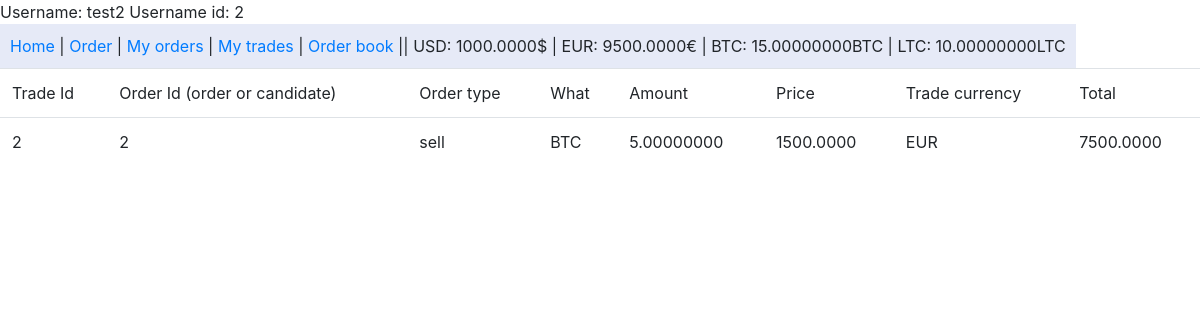
/my-trades/ (signed in), run on an earlier commit of the app's database.
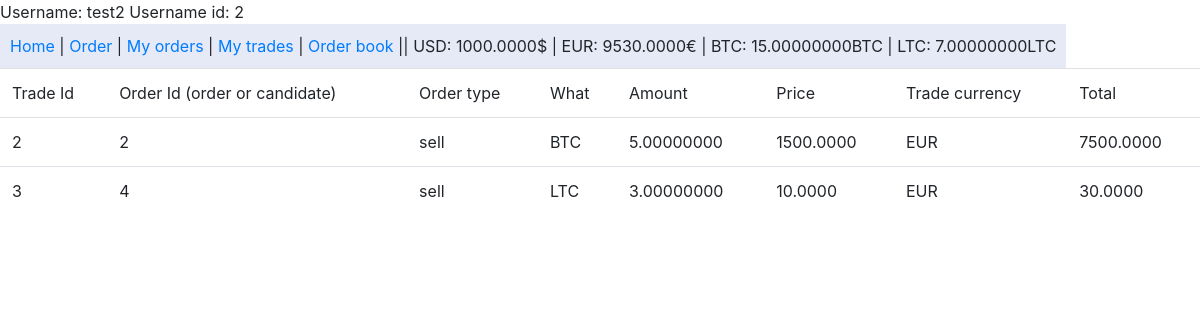
And on a later commit of the database.
### account/models.py (models this page shows)
class Account(SkeletonU):
    user = models.ForeignKey(User, related_name='%(app_label)s_%(class)s_user', on_delete=models.DO_NOTHING)
    usd = models.DecimalField('USD', max_digits=16, decimal_places=4, null=False, blank=False, default=0)
    eur = models.DecimalField('EUR', max_digits=16, decimal_places=4, null=False, blank=False, default=0)
    btc = models.DecimalField('BTC', max_digits=16, decimal_places=8, null=False, blank=False, default=0)
    ltc = models.DecimalField('LTC', max_digits=16, decimal_places=8, null=False, blank=False, default=0)

### trade/models.py (models this page shows)
class Trade(Skeleton):
    order = models.ForeignKey(Order, related_name='%(app_label)s_%(class)s_order', on_delete=models.DO_NOTHING)
    candidate = models.ForeignKey(Order, related_name='%(app_label)s_%(class)s_candidate', on_delete=models.DO_NOTHING)
    amount = models.DecimalField('Amount', max_digits=16, decimal_places=8, null=False, blank=False, default=0)
    price = models.DecimalField('Price', max_digits=10, decimal_places=4, null=False, blank=False, default=0)
    total = models.DecimalField('Amount', max_digits=10, decimal_places=4, null=False, blank=False, default=0)

### order/models.py (models this page shows, shortened)
class Order(SkeletonU):
    user = models.ForeignKey(User, related_name='%(app_label)s_%(class)s_user', on_delete=models.DO_NOTHING)
    order_type = models.CharField(max_length=4, choices=order_choices, null=False, blank=False)
    what = models.CharField(max_length=3, choices=what_choices, null=False, blank=False)
    amount = models.DecimalField(_('Amount'), max_digits=16, decimal_places=8, null=False, blank=False)
    amount_completed = models.DecimalField(_('Amount completed'), max_digits=16, decimal_places=8, null=False, blank=False, default=0)
    price = models.DecimalField(_('Buy or sell at price'), max_digits=10, decimal_places=4, null=False, blank=False)
    trade_currency = models.CharField(max_length=3, choices=trade_currency_choices, null=False, blank=False)
    status = models.CharField(max_length=6, choices=status_choices, null=False, blank=False, default='ACTIVE')

### trade/views.py (the view)
# urls.py: path('my-trades/', trade_views.my_trades, name='my-trades'),
@login_required
def my_trades(request):
    account = Account.objects.get(user=request.user)
    trades = Trade.objects.filter(Q(order__user=request.user) | Q(candidate__user=request.user))
    return render(request, 'trades.html', {'trades': trades, 'account': account, 'user': request.user})

### templates/trades.html
{% extends 'base.html' %}
{% block body %}
    <table class="table">
        <tr>
            <td>Trade Id</td>
            <td>Order Id (order or candidate)</td>
            <td>Order type</td>
            <td>What</td>
            <td>Amount</td>
            <td>Price</td>
            <td>Trade currency</td>
            <td>Total</td>
        </tr>
        {% for t in trades %}
            <tr>
                <td>{{ t.id }}</td>
                <td>{% if t.order.user == user %}{{ t.order.id }}{% elif t.candidate.user == user %}{{ t.candidate.id }}{% endif %}</td>
                <td>{% if t.order.user == user %}{{ t.order.order_type }}{% elif t.candidate.user == user %}{{ t.candidate.order_type }}{% endif %}</td>
                <td>{% if t.order.user == user %}{{ t.order.what }}{% elif t.candidate.user == user %}{{ t.candidate.what }}{% endif %}</td>
                <td>{{ t.amount}}</td>
                <td>{{ t.price }}</td>
                <td>{% if t.order.user == user %}{{ t.order.trade_currency }}{% elif t.candidate.user == user %}{{ t.candidate.trade_currency }}{% endif %}</td>
                <td>{{ t.total}}</td>
            </tr>
        {% endfor %}
    </table>
{% endblock %}

### templates/base.html (shortened to what this page needs)
<!DOCTYPE html>
<html lang="en">
<head>
    <link rel="stylesheet" href="https://maxcdn.bootstrapcdn.com/bootstrap/4.0.0/css/bootstrap.min.css">
</head>
<body>
{% block header %}
{% if account %}
    <div class="user">Username: {{ request.user.username }} Username id: {{ request.user.id }}</div>
    <ul class="headbar">
        <li><a href="{% url 'index' %}">Home</a> | </li>
        <li><a href="{% url 'order' %}">Order</a> | </li>
        <li><a href="{% url 'my-orders' %}">My orders</a> | </li>
        <li><a href="{% url 'my-trades' %}">My trades</a> |</li>
        <li><a href="{% url 'order-book' %}">Order book</a> || </li>
        <li>USD: {{ account.usd }}$ | </li>
        <li>EUR: {{ account.eur }}€ | </li>
        <li>BTC: {{ account.btc }}BTC | </li>
        <li>LTC: {{ account.ltc }}LTC</li>
    </ul>
{% endif %}
{% endblock %}
{% block body %}{% endblock %}
</body>
</html>

What changed in the data, as far as the page shows it:
changed Account: eur "9500.0000" → "9530.0000"; ltc "10.00000000" → "7.00000000"
added Trade: id "3", candidate.id "4", candidate.order_type "sell", candidate.what "LTC", amount "3.00000000", price "10.0000", candidate.trade_currency "EUR", total "30.0000"
